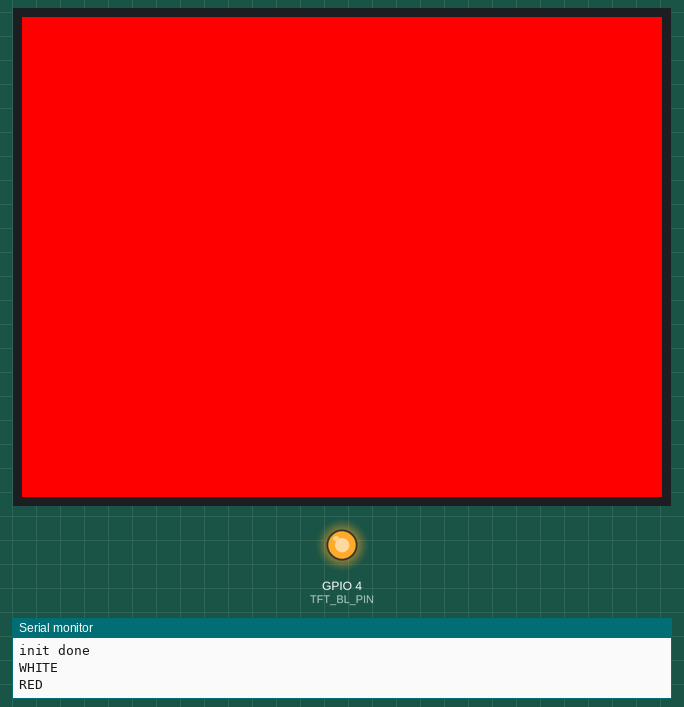
The sketch below on a simulated ESP32. On the bench: 320×240 colour display, output pins drawn as LEDs (lit = HIGH), the last lines printed to the serial monitor.

Above: at 2.6 s.
At 5.1 s:
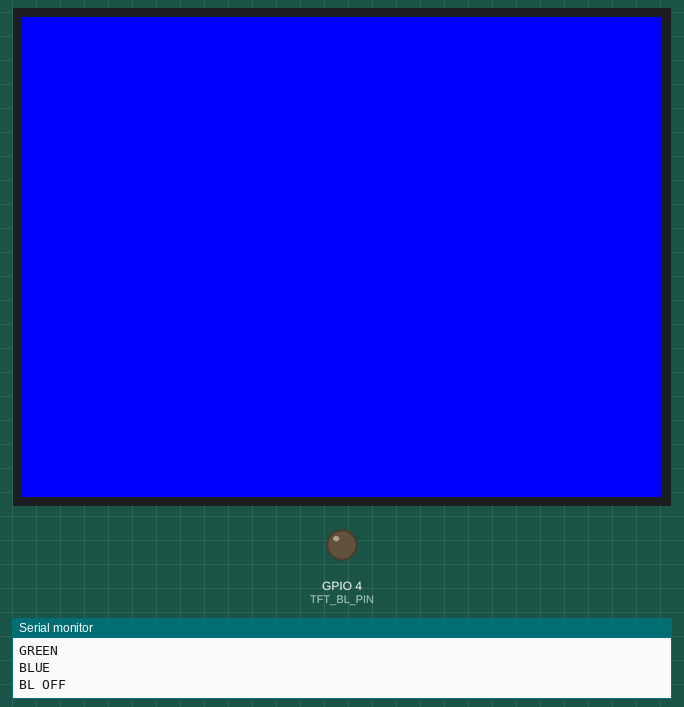
Timing chart, 0 to 7.9 s (numbered marks = the images above):
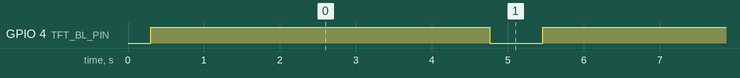

Measured:
- by itself, GPIO 4 (TFT_BL_PIN): alternates HIGH for 5.0 s and LOW for 0.70 s
- by itself, everything shown: repeats every 5.7 s, in 6 steps

The sketch:

tft_test.ino
```cpp
// Pure display test for THIS board — no PZEM.
// Cycles bright full-screen colors so we can see if the panel works at all.
#include <TFT_eSPI.h>

#define TFT_BL_PIN 4

TFT_eSPI tft = TFT_eSPI();

void setup() {
  Serial.begin(115200);
  delay(300);
  Serial.println("\n=== TFT TEST ===");

  pinMode(TFT_BL_PIN, OUTPUT);
  digitalWrite(TFT_BL_PIN, HIGH);   // backlight ON

  tft.init();
  tft.setRotation(1);
  Serial.println("init done");
}

void loop() {
  tft.fillScreen(TFT_WHITE);  Serial.println("WHITE");  delay(1000);
  tft.fillScreen(TFT_RED);    Serial.println("RED");    delay(1000);
  tft.fillScreen(TFT_GREEN);  Serial.println("GREEN");  delay(1000);
  tft.fillScreen(TFT_BLUE);   Serial.println("BLUE");   delay(1000);

  // Backlight blink test — screen should visibly go dark then bright
  digitalWrite(TFT_BL_PIN, LOW);  Serial.println("BL OFF"); delay(700);
  digitalWrite(TFT_BL_PIN, HIGH); Serial.println("BL ON");  delay(700);
}
```
